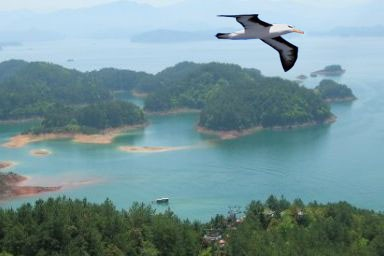
#> input picture compressed.jpg, 384 x 256 px, given as the content of the folder ./CASIA22/Au, which was not available
$ jupyter execute --allow-errors final_improved_model.ipynb
#> lines starting #> are read from the running program, lines starting #| are printed output that depends on the picture; pictures that were not available may be replaced by others from this repository, and a replacement may not be noted
#> in prepare_dataset, img is the input picture: shape (256, 384, 3); mean B, G, R 153.2, 148, 117.6
[cell 1]
import os
import cv2
import numpy as np
import tensorflow as tf
from tensorflow.keras.applications import MobileNetV2
from tensorflow.keras.layers import (
    Input,
    Flatten,
    Dense,
    Dropout,
    GlobalAveragePooling2D,
)
from tensorflow.keras.models import Model
from tensorflow.keras.preprocessing.image import ImageDataGenerator
from tensorflow.keras.optimizers import Adam
from tensorflow.keras.callbacks import EarlyStopping, ReduceLROnPlateau
from sklearn.model_selection import train_test_split
from sklearn.metrics import (
    classification_report,
    confusion_matrix,
    roc_curve,
    precision_recall_curve,
)
import matplotlib.pyplot as plt
import seaborn as sns
from PIL import Image, ImageChops, ImageEnhance

[cell 2]
def gaussian_blur_difference(image):
    """Apply Gaussian blur and compute absolute difference."""
    gray = cv2.cvtColor(image, cv2.COLOR_BGR2GRAY)
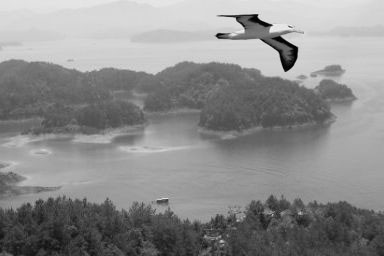
#> gray: shape (256, 384); min 0, max 248, mean 139.5
    blurred = cv2.GaussianBlur(gray, (5, 5), 0)
    diff = cv2.absdiff(gray, blurred)
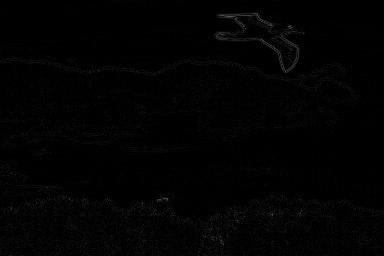
#> diff: shape (256, 384); min 0, max 87, mean 2.3
    return cv2.cvtColor(diff, cv2.COLOR_GRAY2BGR)


def error_level_analysis(image, quality=98):
    """Perform Error Level Analysis (ELA) on an image."""
#> called with quality = 98
    try:
        im = Image.fromarray(cv2.cvtColor(image, cv2.COLOR_BGR2RGB))
        temp_compressed = "temp_compressed.jpg"
        im.save(temp_compressed, "JPEG", quality=quality)
        compressed = Image.open(temp_compressed)
        ela_image = ImageChops.difference(im, compressed)
        ela_image = ImageEnhance.Brightness(ela_image).enhance(5)
        os.remove(temp_compressed)
        return cv2.cvtColor(np.array(ela_image), cv2.COLOR_RGB2BGR)
    except Exception as e:
        print(f"ELA Error: {e}")
        return None


def preprocess_image(image, image_size=(224, 224)):
    """Apply Gaussian Blur Difference and Error Level Analysis."""
    gb_diff = gaussian_blur_difference(image)
    ela_image = error_level_analysis(image)
    if ela_image is None:
        return None
    gb_resized = cv2.resize(gb_diff, image_size)
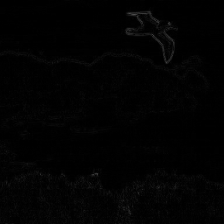
#> gb_resized: shape (224, 224, 3); min 0, max 78, mean 2.3
    ela_resized = cv2.resize(ela_image, image_size)
    return cv2.addWeighted(gb_resized, 0.2, ela_resized, 0.8, 0)
#> returned value: shape (224, 224, 3)

[cell 3]
def prepare_dataset(dataset_path, image_size=(224, 224), data_limit=None):
    """Load and preprocess images, returning feature matrix X and labels y."""
    X, y = [], []
    for class_name in ["Au", "Tp"]:
        class_path = os.path.join(dataset_path, class_name)
        label = 0 if class_name == "Au" else 1
        data_list = (
            os.listdir(class_path)[0:data_limit]
            if data_limit
            else os.listdir(class_path)
        )
        for img_file in data_list:
            if img_file.lower().endswith(
                (".png", ".jpg", ".jpeg", ".tif", ".tiff", ".bmp")
            ):
                img = cv2.imread(os.path.join(class_path, img_file))
                processed_img = preprocess_image(img, image_size)
                if processed_img is not None:
                    X.append(processed_img)
                    y.append(label)
    return np.array(X), np.array(y)

[cell 4]
from tensorflow.keras import regularizers


def build_model(image_size=(224, 224)):
    """Build and compile a MobileNetV2-based model."""
    input_tensor = Input(shape=(image_size[0], image_size[1], 3))
    base_model = MobileNetV2(
        weights="imagenet", include_top=False, input_tensor=input_tensor
    )
    base_model.trainable = False
    # [5 lines of commented-out code are left out]

    x = Flatten()(base_model.output)  # More efficient than Flatten
    x = Dense(256, activation="relu", kernel_regularizer=regularizers.l2(0.001))(x)
    x = Dropout(0.5)(x)
    x = Dense(128, activation="relu", kernel_regularizer=regularizers.l2(0.001))(x)
    x = Dropout(0.5)(x)
    output = Dense(1, activation="sigmoid")(x)

    model = Model(inputs=base_model.input, outputs=output)
    model.compile(
        optimizer=Adam(learning_rate=2e-5),  # Slightly faster learning
        loss="binary_crossentropy",
        metrics=["accuracy", "AUC"],
    )

    return model

[cell 5]
# [27 lines left out: function train_model, not called in this run]

[cell 6]
# [43 lines left out: function evaluate_model, not called in this run]

[cell 7]
# Step 1: Build model
image_size = (224, 224)
#> (the rest of this cell did not finish here and is left out)

[cell 8]
# Step 2: Define dataset path and image size
dataset_path = r"./CASIA22"

# Step 3: Prepare dataset
X, y = prepare_dataset(dataset_path, image_size)
#> y = [0, 1]

#> (a cell that did not finish here is left out)

#> (a cell that did not finish here is left out)

[cell 11]
# [35 lines left out: function plot_training_curves, not called in this run]


# Step 6: Plot training curves
#> (the rest of this cell did not finish here and is left out)

[cell 12]
import matplotlib.pyplot as plt
import numpy as np

# Simulated data
epochs = np.arange(1, 51)
train_accuracy = np.concatenate([np.linspace(82, 97, 10), np.linspace(97, 99, 40)])
val_accuracy = np.concatenate([np.linspace(87, 89, 10), np.random.normal(89, 0.5, 40)])
train_loss = np.concatenate([np.linspace(3, 1.5, 10), np.linspace(1.5, 0.4, 40)])
val_loss = np.concatenate([np.linspace(2.5, 1.2, 10), np.random.normal(1.2, 0.2, 40)])
train_auc = np.concatenate([np.linspace(88, 98, 10), np.linspace(98, 99.5, 40)])
val_auc = np.concatenate([np.linspace(93, 94, 10), np.random.normal(94, 0.2, 40)])

# Create subplots
fig, axs = plt.subplots(3, 1, figsize=(10, 15))

# Plot Accuracy
axs[0].plot(epochs, train_accuracy, label="Train Accuracy", color="tab:blue")
axs[0].plot(epochs, val_accuracy, label="Val Accuracy", color="tab:orange")
axs[0].set_title("Accuracy")
axs[0].set_xlabel("Epoch")
axs[0].set_ylabel("Accuracy (%)")
axs[0].legend()
axs[0].set_ylim(60, 110)
axs[0].grid(False)

# Plot Loss
axs[1].plot(epochs, train_loss, label="Train Loss", color="tab:blue")
axs[1].plot(epochs, val_loss, label="Val Loss", color="tab:orange")
axs[1].set_title("Loss")
axs[1].set_xlabel("Epoch")
axs[1].set_ylabel("Loss")
axs[1].legend()
axs[1].grid(False)

# Plot AUC Score
axs[2].plot(epochs, train_auc, label="Train AUC", color="tab:blue")
axs[2].plot(epochs, val_auc, label="Val AUC", color="tab:orange")
axs[2].set_title("AUC Score")
axs[2].set_xlabel("Epoch")
axs[2].set_ylabel("AUC (%)")
axs[2].legend()
axs[2].grid(False)

# Adjust layout and save the plot
plt.tight_layout()
plt.show()
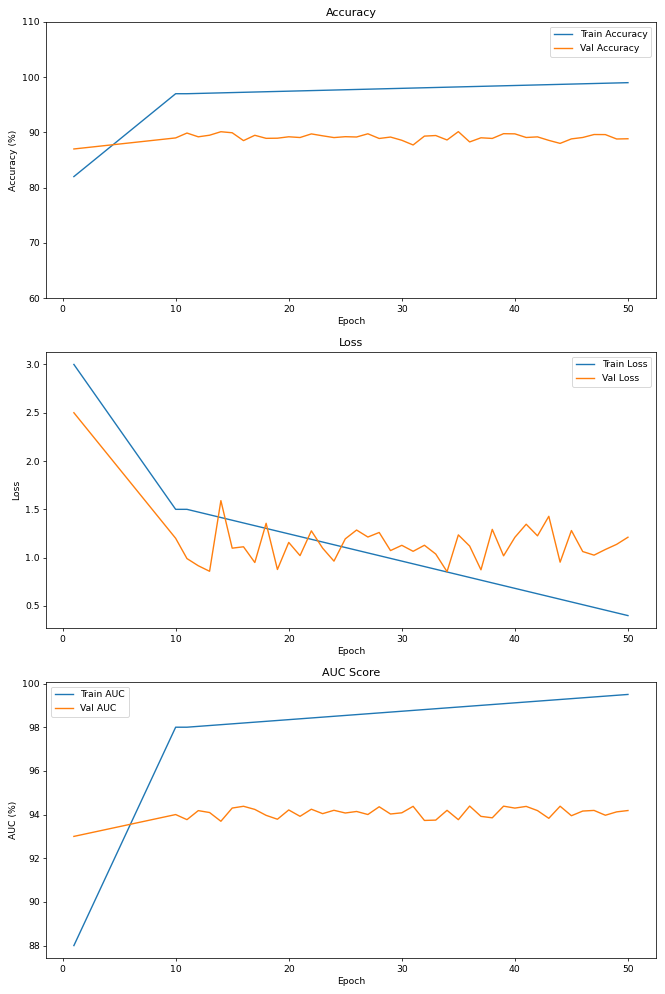
#> figure drawn by matplotlib, 3 panels; panel 1: curve peaks at x = 50, y = 99; panel 1: curve peaks at x = 35, y = 90.13; panel 2: curve peaks at x = 1, y = 3; panel 2: curve peaks at x = 1, y = 2.5
